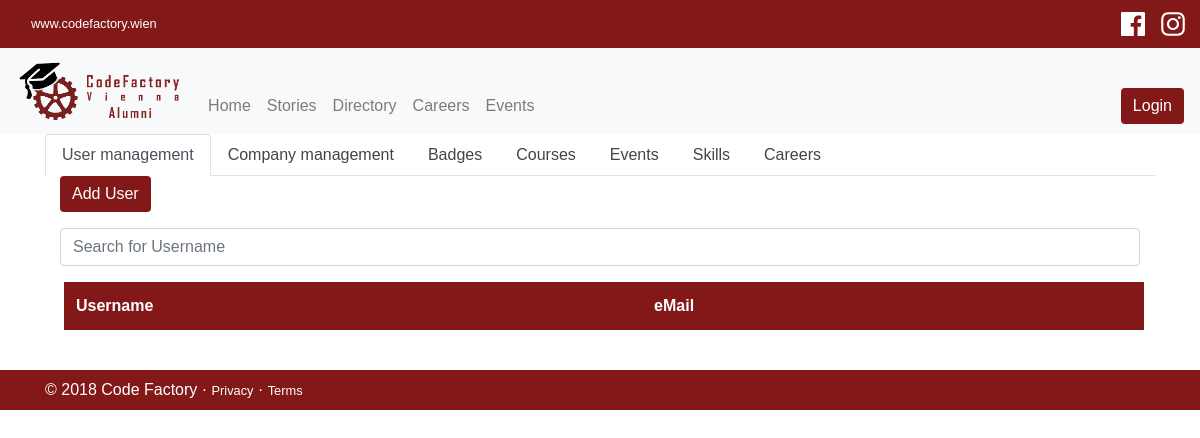
Page /admin.php on the earlier database version.
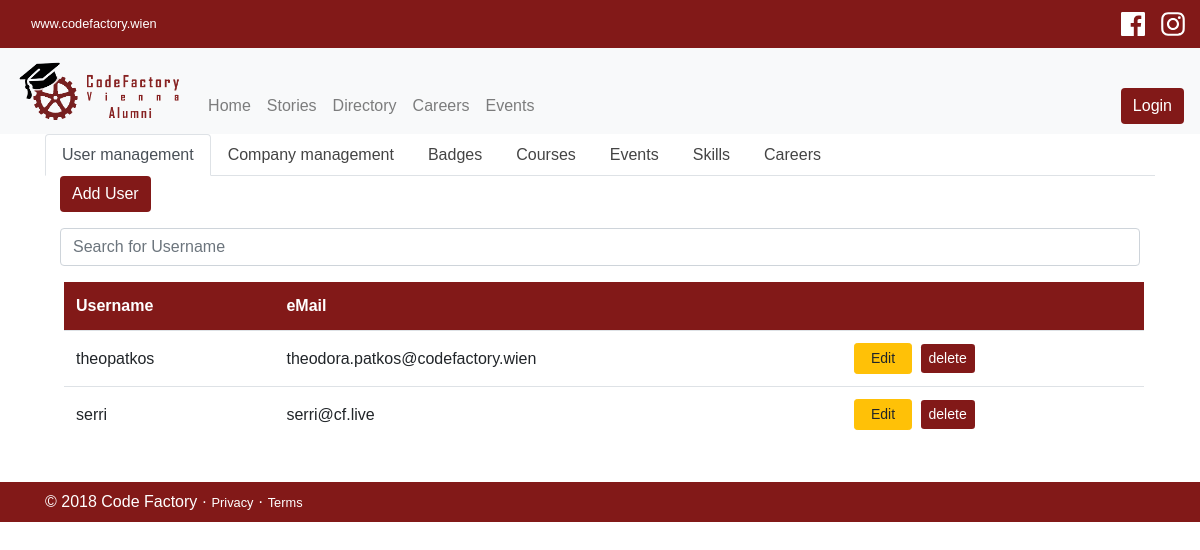
Same page on the later database version.
### tables this page shows
CREATE TABLE `users` (
  `user_id` int(11) NOT NULL,
  `username` varchar(55) DEFAULT NULL,
  `email` varchar(100) DEFAULT NULL,
  `password` varchar(255) DEFAULT NULL,
  `user_role` enum('student','company','admin','super_admin') DEFAULT NULL
);

### inc/database.php (called while the page is built, shortened)
<?php
class Database {
    public $conn;
    public $servername = "localhost";
    public $username = "root";
    public $password = "";
    public $db_name="alumni_project";
    public function open_db_conn(){
        $this->conn=mysqli_connect($this->servername, $this->username, $this->password, $this->db_name);
    }
    public function query($sql){
        $result=mysqli_query($this->conn,$sql);
        return $result;
    }
}
$db=new Database();
 ?>

### inc/db_actions.php (called while the page is built, shortened)
<?php
require_once 'database.php';
class DbActions extends Database{
public function fetch_records($table){
	global $db;
	$sql="SELECT * FROM ".$table;
	$arr=array();
	$query=$db->query($sql);
	while($row=mysqli_fetch_assoc($query)){
		$arr[]=$row;
	}
	return $arr;
}
}
$obj=new DbActions();

### admin.php (the view, shortened to what this page needs)
<?php
include 'inc/header.php';
include "inc/topnav.php";
include "inc/nav.php";
?>
<link rel="stylesheet" href="./assets/css/form.css">
<?php
function listing() {
	global $obj;
	$rows=$obj->fetch_records("users");
			?>
					<input class="form-control mt-3" type="text" name="search-text" id="search-text" placeholder="Search for Username">
				<table class="table my-3 mx-1 vertical-align">
					  <thead class="thead-dark">
					    <tr>
					      <th scope="col">Username</th>
					      <th scope="col">eMail</th>
					      <th scope="col"></th>
					    </tr>
					  </thead>
					  <tbody class="table-striped" id="selresult">
					 		<?php foreach($rows as $row){
						 		echo "<tr>";
								echo "<td>".$row['username']."</td>";
								echo "<td>".$row['email']."</td>";
								echo "<td><a href='edit.php?id=".$row['user_id']."' role='button' class='btn btn-warning mx-1 btn-sm px-3'>Edit</a> <button type='button' class='btn btn-danger btn-sm deletebutton' id='".$row['user_id']."'>delete</button> </td>";
								echo "</tr>";
							} ?>
					  </tbody>
				</table>
			<?php
}
			?>
<div class="container">
<ul class="nav nav-tabs">
  <li class="nav-item">
    <a class="nav-link active" data-toggle="tab" href="#first">User management</a>
  </li>
    <li class="nav-item">
    <a class="nav-link" data-toggle="tab" href="#company">Company management</a>
  </li>
  <li class="nav-item">
    <a class="nav-link" data-toggle="tab" href="#badges">Badges</a>
  </li>
  <li class="nav-item">
    <a class="nav-link" data-toggle="tab" href="#courses">Courses</a>
  </li>
  <li class="nav-item">
    <a class="nav-link" data-toggle="tab" href="#events">Events</a>
  </li>
    <li class="nav-item">
    <a class="nav-link" data-toggle="tab" href="#skills">Skills</a>
  </li>
    <li class="nav-item">
    <a class="nav-link" data-toggle="tab" href="#careers">Careers</a>
  </li>
</ul>
<div class="tab-content">
  <div class="tab-pane container-fluid active" id="first">
  	<a href="./inc/login/register.php" class="btn btn-dark">Add User</a>
  	<div class="row">
  		<div class="col-12">
			<?php listing(); ?>
		</div>
  	</div>
  </div>
</div>
</div>
<?php
include 'inc/footer.php';
?>

Differences in the rows shown:
added users: username "theopatkos", email "theodora.patkos@codefactory.wien"
added users: username "serri", email "serri@cf.live"
